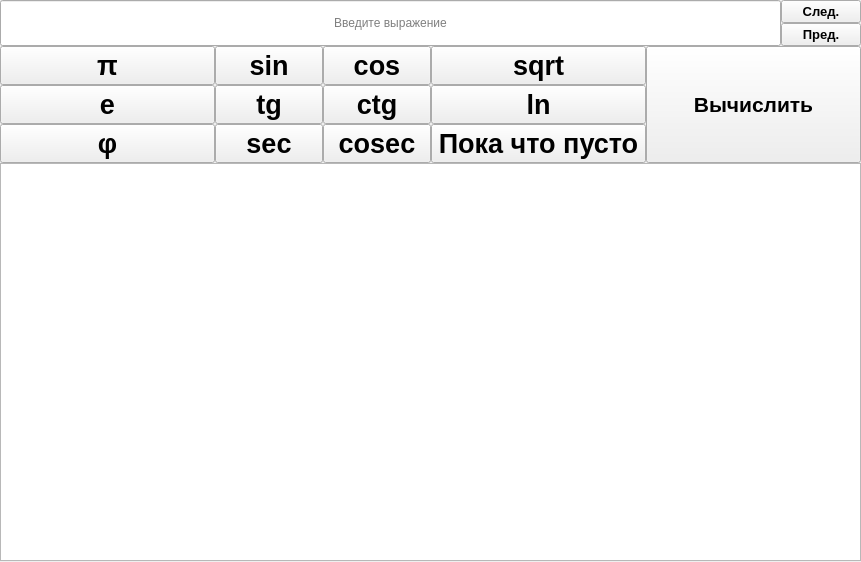
<?xml version="1.0" encoding="UTF-8"?>
<ui version="4.0">
 <class>MainWindow</class>
 <widget class="QMainWindow" name="MainWindow">
  <property name="enabled">
   <bool>true</bool>
  </property>
  <property name="geometry">
   <rect>
    <x>0</x>
    <y>0</y>
    <width>861</width>
    <height>562</height>
   </rect>
  </property>
  <property name="sizePolicy">
   <sizepolicy hsizetype="Fixed" vsizetype="Fixed">
    <horstretch>0</horstretch>
    <verstretch>0</verstretch>
   </sizepolicy>
  </property>
  <property name="minimumSize">
   <size>
    <width>861</width>
    <height>562</height>
   </size>
  </property>
  <property name="maximumSize">
   <size>
    <width>861</width>
    <height>562</height>
   </size>
  </property>
  <property name="windowTitle">
   <string>Решатель квадратных уравнений</string>
  </property>
  <property name="windowIcon">
   <iconset>
    <normaloff>icon.png</normaloff>icon.png</iconset>
  </property>
  <property name="tabShape">
   <enum>QTabWidget::Rounded</enum>
  </property>
  <widget class="QWidget" name="centralwidget">
   <property name="sizePolicy">
    <sizepolicy hsizetype="Expanding" vsizetype="Expanding">
     <horstretch>0</horstretch>
     <verstretch>0</verstretch>
    </sizepolicy>
   </property>
   <widget class="QWidget" name="verticalLayoutWidget_8">
    <property name="geometry">
     <rect>
      <x>0</x>
      <y>0</y>
      <width>861</width>
      <height>561</height>
     </rect>
    </property>
    <layout class="QVBoxLayout" name="verticalLayout_7">
     <property name="spacing">
      <number>0</number>
     </property>
     <item>
      <layout class="QVBoxLayout" name="verticalLayout_6">
       <property name="spacing">
        <number>0</number>
       </property>
       <item>
        <layout class="QHBoxLayout" name="horizontalLayout_3">
         <property name="spacing">
          <number>0</number>
         </property>
         <item>
          <widget class="QLineEdit" name="inputField">
           <property name="sizePolicy">
            <sizepolicy hsizetype="Expanding" vsizetype="Minimum">
             <horstretch>0</horstretch>
             <verstretch>0</verstretch>
            </sizepolicy>
           </property>
           <property name="alignment">
            <set>Qt::AlignCenter</set>
           </property>
           <property name="placeholderText">
            <string>Введите выражение</string>
           </property>
          </widget>
         </item>
         <item>
          <layout class="QVBoxLayout" name="verticalLayout_9">
           <property name="spacing">
            <number>0</number>
           </property>
           <item>
            <widget class="QPushButton" name="nextButton">
             <property name="sizePolicy">
              <sizepolicy hsizetype="Minimum" vsizetype="Minimum">
               <horstretch>0</horstretch>
               <verstretch>0</verstretch>
              </sizepolicy>
             </property>
             <property name="font">
              <font>
               <pointsize>10</pointsize>
               <weight>75</weight>
               <bold>true</bold>
              </font>
             </property>
             <property name="text">
              <string>След.</string>
             </property>
            </widget>
           </item>
           <item>
            <widget class="QPushButton" name="previousButton">
             <property name="sizePolicy">
              <sizepolicy hsizetype="Minimum" vsizetype="Minimum">
               <horstretch>0</horstretch>
               <verstretch>0</verstretch>
              </sizepolicy>
             </property>
             <property name="font">
              <font>
               <pointsize>10</pointsize>
               <weight>75</weight>
               <bold>true</bold>
              </font>
             </property>
             <property name="text">
              <string>Пред.</string>
             </property>
            </widget>
           </item>
          </layout>
         </item>
        </layout>
       </item>
       <item>
        <layout class="QHBoxLayout" name="horizontalLayout_4">
         <property name="spacing">
          <number>0</number>
         </property>
         <item>
          <layout class="QHBoxLayout" name="horizontalLayout">
           <property name="spacing">
            <number>0</number>
           </property>
           <item>
            <layout class="QVBoxLayout" name="verticalLayout_2">
             <property name="spacing">
              <number>0</number>
             </property>
             <item>
              <widget class="QPushButton" name="piButton">
               <property name="sizePolicy">
                <sizepolicy hsizetype="Expanding" vsizetype="Minimum">
                 <horstretch>0</horstretch>
                 <verstretch>0</verstretch>
                </sizepolicy>
               </property>
               <property name="font">
                <font>
                 <pointsize>20</pointsize>
                 <weight>75</weight>
                 <bold>true</bold>
                </font>
               </property>
               <property name="text">
                <string>π</string>
               </property>
              </widget>
             </item>
             <item>
              <widget class="QPushButton" name="eButton">
               <property name="sizePolicy">
                <sizepolicy hsizetype="Expanding" vsizetype="Minimum">
                 <horstretch>0</horstretch>
                 <verstretch>0</verstretch>
                </sizepolicy>
               </property>
               <property name="font">
                <font>
                 <pointsize>20</pointsize>
                 <weight>75</weight>
                 <bold>true</bold>
                </font>
               </property>
               <property name="text">
                <string>e</string>
               </property>
              </widget>
             </item>
             <item>
              <widget class="QPushButton" name="phiButton">
               <property name="sizePolicy">
                <sizepolicy hsizetype="Expanding" vsizetype="Minimum">
                 <horstretch>0</horstretch>
                 <verstretch>0</verstretch>
                </sizepolicy>
               </property>
               <property name="font">
                <font>
                 <pointsize>20</pointsize>
                 <weight>75</weight>
                 <bold>true</bold>
                </font>
               </property>
               <property name="text">
                <string>φ</string>
               </property>
              </widget>
             </item>
            </layout>
           </item>
           <item>
            <layout class="QVBoxLayout" name="verticalLayout">
             <property name="spacing">
              <number>0</number>
             </property>
             <item>
              <layout class="QHBoxLayout" name="horizontalLayout_2">
               <property name="spacing">
                <number>0</number>
               </property>
               <item>
                <layout class="QVBoxLayout" name="verticalLayout_4">
                 <property name="spacing">
                  <number>0</number>
                 </property>
                 <item>
                  <widget class="QPushButton" name="sinButton">
                   <property name="sizePolicy">
                    <sizepolicy hsizetype="Expanding" vsizetype="Minimum">
                     <horstretch>0</horstretch>
                     <verstretch>0</verstretch>
                    </sizepolicy>
                   </property>
                   <property name="font">
                    <font>
                     <pointsize>20</pointsize>
                     <weight>75</weight>
                     <bold>true</bold>
                    </font>
                   </property>
                   <property name="text">
                    <string>sin</string>
                   </property>
                  </widget>
                 </item>
                 <item>
                  <widget class="QPushButton" name="tgButton">
                   <property name="sizePolicy">
                    <sizepolicy hsizetype="Expanding" vsizetype="Minimum">
                     <horstretch>0</horstretch>
                     <verstretch>0</verstretch>
                    </sizepolicy>
                   </property>
                   <property name="font">
                    <font>
                     <pointsize>20</pointsize>
                     <weight>75</weight>
                     <bold>true</bold>
                    </font>
                   </property>
                   <property name="text">
                    <string>tg</string>
                   </property>
                  </widget>
                 </item>
                 <item>
                  <widget class="QPushButton" name="secButton">
                   <property name="sizePolicy">
                    <sizepolicy hsizetype="Expanding" vsizetype="Minimum">
                     <horstretch>0</horstretch>
                     <verstretch>0</verstretch>
                    </sizepolicy>
                   </property>
                   <property name="font">
                    <font>
                     <pointsize>20</pointsize>
                     <weight>75</weight>
                     <bold>true</bold>
                    </font>
                   </property>
                   <property name="text">
                    <string>sec</string>
                   </property>
                  </widget>
                 </item>
                </layout>
               </item>
               <item>
                <layout class="QVBoxLayout" name="verticalLayout_5">
                 <property name="spacing">
                  <number>0</number>
                 </property>
                 <item>
                  <widget class="QPushButton" name="cosButton">
                   <property name="sizePolicy">
                    <sizepolicy hsizetype="Expanding" vsizetype="Minimum">
                     <horstretch>0</horstretch>
                     <verstretch>0</verstretch>
                    </sizepolicy>
                   </property>
                   <property name="font">
                    <font>
                     <pointsize>20</pointsize>
                     <weight>75</weight>
                     <bold>true</bold>
                    </font>
                   </property>
                   <property name="text">
                    <string>cos</string>
                   </property>
                  </widget>
                 </item>
                 <item>
                  <widget class="QPushButton" name="ctgButton">
                   <property name="sizePolicy">
                    <sizepolicy hsizetype="Expanding" vsizetype="Minimum">
                     <horstretch>0</horstretch>
                     <verstretch>0</verstretch>
                    </sizepolicy>
                   </property>
                   <property name="font">
                    <font>
                     <pointsize>20</pointsize>
                     <weight>75</weight>
                     <bold>true</bold>
                    </font>
                   </property>
                   <property name="text">
                    <string>ctg</string>
                   </property>
                  </widget>
                 </item>
                 <item>
                  <widget class="QPushButton" name="cosecButton">
                   <property name="sizePolicy">
                    <sizepolicy hsizetype="Expanding" vsizetype="Minimum">
                     <horstretch>0</horstretch>
                     <verstretch>0</verstretch>
                    </sizepolicy>
                   </property>
                   <property name="font">
                    <font>
                     <pointsize>20</pointsize>
                     <weight>75</weight>
                     <bold>true</bold>
                    </font>
                   </property>
                   <property name="text">
                    <string>cosec</string>
                   </property>
                  </widget>
                 </item>
                </layout>
               </item>
              </layout>
             </item>
            </layout>
           </item>
           <item>
            <layout class="QVBoxLayout" name="verticalLayout_3">
             <property name="spacing">
              <number>0</number>
             </property>
             <item>
              <widget class="QPushButton" name="sqrtButton">
               <property name="sizePolicy">
                <sizepolicy hsizetype="Expanding" vsizetype="Minimum">
                 <horstretch>0</horstretch>
                 <verstretch>0</verstretch>
                </sizepolicy>
               </property>
               <property name="font">
                <font>
                 <pointsize>20</pointsize>
                 <weight>75</weight>
                 <bold>true</bold>
                </font>
               </property>
               <property name="text">
                <string>sqrt</string>
               </property>
              </widget>
             </item>
             <item>
              <widget class="QPushButton" name="lnButton">
               <property name="sizePolicy">
                <sizepolicy hsizetype="Expanding" vsizetype="Minimum">
                 <horstretch>0</horstretch>
                 <verstretch>0</verstretch>
                </sizepolicy>
               </property>
               <property name="font">
                <font>
                 <pointsize>20</pointsize>
                 <weight>75</weight>
                 <bold>true</bold>
                </font>
               </property>
               <property name="text">
                <string>ln</string>
               </property>
              </widget>
             </item>
             <item>
              <widget class="QPushButton" name="emptyButton">
               <property name="sizePolicy">
                <sizepolicy hsizetype="Expanding" vsizetype="Minimum">
                 <horstretch>0</horstretch>
                 <verstretch>0</verstretch>
                </sizepolicy>
               </property>
               <property name="font">
                <font>
                 <pointsize>20</pointsize>
                 <weight>75</weight>
                 <bold>true</bold>
                </font>
               </property>
               <property name="text">
                <string>Пока что пусто</string>
               </property>
              </widget>
             </item>
            </layout>
           </item>
           <item>
            <widget class="QPushButton" name="calculateButton">
             <property name="enabled">
              <bool>true</bool>
             </property>
             <property name="sizePolicy">
              <sizepolicy hsizetype="Expanding" vsizetype="Minimum">
               <horstretch>0</horstretch>
               <verstretch>0</verstretch>
              </sizepolicy>
             </property>
             <property name="font">
              <font>
               <pointsize>16</pointsize>
               <weight>75</weight>
               <italic>false</italic>
               <bold>true</bold>
               <underline>false</underline>
               <strikeout>false</strikeout>
               <kerning>true</kerning>
              </font>
             </property>
             <property name="acceptDrops">
              <bool>false</bool>
             </property>
             <property name="layoutDirection">
              <enum>Qt::LeftToRight</enum>
             </property>
             <property name="autoFillBackground">
              <bool>false</bool>
             </property>
             <property name="text">
              <string>Вычислить</string>
             </property>
             <property name="autoDefault">
              <bool>false</bool>
             </property>
             <property name="default">
              <bool>false</bool>
             </property>
             <property name="flat">
              <bool>false</bool>
             </property>
            </widget>
           </item>
          </layout>
         </item>
        </layout>
       </item>
       <item>
        <widget class="QTextBrowser" name="outputField">
         <property name="enabled">
          <bool>true</bool>
         </property>
        </widget>
       </item>
      </layout>
     </item>
    </layout>
   </widget>
  </widget>
 </widget>
 <resources/>
 <connections/>
</ui>
